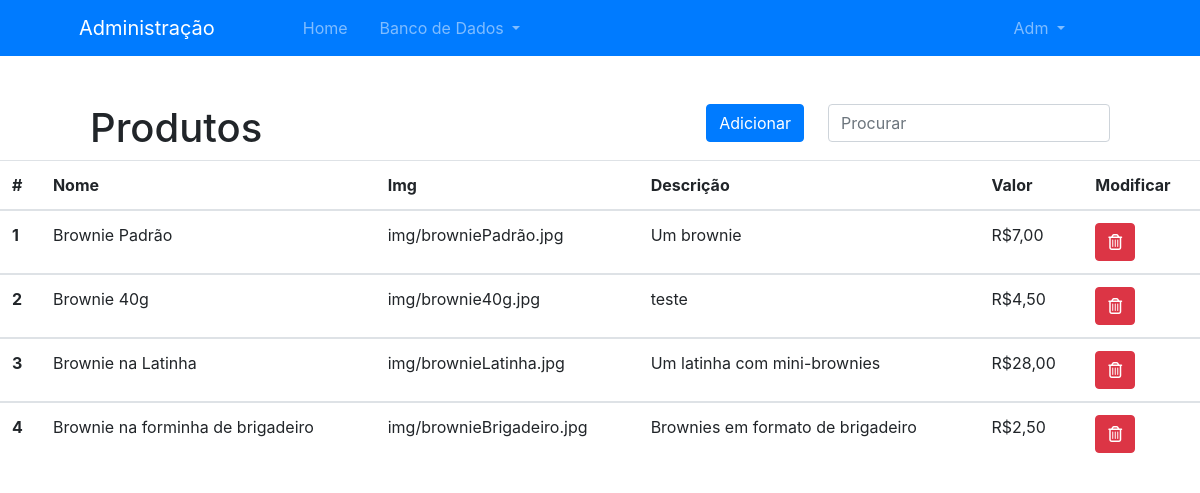
The app's page /admin/produtos (signed in) with its own data.
### models.py (models this page shows, shortened)
class User(UserMixin, db.Model):
    id = db.Column(db.Integer, primary_key=True)
    role = db.Column(db.Enum("user", "admin"), nullable=False, default='user')  # Role of the user, limits the access to certain pages
    name = db.Column(db.String(100), nullable=False)
    surname = db.Column(db.String(100), nullable=False)
    email = db.Column(db.String(100), unique=True, nullable=False)
    phone = db.Column(db.String(15), unique=True, nullable=False)
    password = db.Column(db.String(100), nullable=False)
    orders = db.relationship('Order', backref='order')

class Product(db.Model):
    id = db.Column(db.Integer, primary_key=True)
    title = db.Column(db.String(100), nullable=False)
    img = db.Column(db.String(100), nullable=False)
    desc = db.Column(db.String(500))
    price = db.Column(db.Float, nullable=False)

### views.py (the view)
@views.route('/admin/produtos')
@login_required
def admin_products():
    if current_user.role == 'admin':
        products = Product.query.all()
        return render_template('admin/products.html', products=products)
    else:
        return redirect(url_for('views.homepage'))

### __init__.py (called while the page is built)
def create_app(config_file='config.py'):
    app = Flask(__name__)
    app.config.from_pyfile(config_file)
    db.init_app(app)
    login_manager.login_view = 'auth.login'
    login_manager.init_app(app)
    from .models import User
    @login_manager.user_loader
    def load_user(user_id):
        return User.query.get(int(user_id))
    from .models import models
    app.register_blueprint(models)
    from .views import views
    app.register_blueprint(views)
    from .auth import auth
    app.register_blueprint(auth)
    return app

### templates/admin/products.html (shortened to what this page needs)
{% extends 'admin/base.html' %}
{% block page %}
    <div class="box mx-auto mt-5 mb-2 d-none d-sm-block">
        <h1 class="d-inline">Produtos</h1>
        <div class="float-right">
            <input class="form-control mr-sm-2" type="search" id="tableSearch" onkeyup="searchInTable()" placeholder="Procurar" aria-label="Search">
        </div>
        <div class="float-right">
            <a href="{{ url_for('views.product_add') }}" class="btn btn-primary mx-4" role="button" aria-pressed="true">Adicionar</a>
        </div>
    </div>
    <div class="table-responsive box mx-auto">
        <table class="table table-hover">
            <thead>
                <tr>
                    <th scope="col">#</th>
                    <th scope="col">Nome</th>
                    <th scope="col">Img</th>
                    <th scope="col">Descrição</th>
                    <th scope="col">Valor</th>
                    <th scope="col">Modificar</th>
                </tr>
            </thead>
            {% for product in products %}
            <tbody class="searchable">
                <tr style="cursor: pointer;">
                    <th scope="row">{{ product.id }}</th>
                    <td data-href="{{ url_for('views.admin_product_detail', id=product.id) }}">{{ product.title }}</td>
                    <td data-href="{{ url_for('views.admin_product_detail', id=product.id) }}">{{ product.img }}</td>
                    <td data-href="{{ url_for('views.admin_product_detail', id=product.id) }}">{{ product.desc }}</td>
                    <td data-href="{{ url_for('views.admin_product_detail', id=product.id) }}">R${{ ("%.2f"|format(product.price)|string).replace('.', ',') }}</td>
                    <td>
                        <button type="button" class="btn btn-danger" data-toggle="modal" data-target="#modalDelete{{ product.id }}">
                            <i class="far fa-trash-alt"></i>
                        </button>
                    </td>
                </tr>
            </tbody>
            {% endfor %}
        </table>
    </div>
{% endblock %}

### templates/admin/base.html (shortened to what this page needs)
<!DOCTYPE html>
<html lang="pt-br">
<head>
    <link rel="stylesheet" type="text/css" href="{{ url_for('static', filename='css/admin.css') }}">
    <link rel="stylesheet" href="https://maxcdn.bootstrapcdn.com/bootstrap/4.0.0/css/bootstrap.min.css"
>
</head>
<body>
    <nav class="navbar sticky-top navbar-expand-lg bg-primary navbar-dark d-none d-sm-block">
        <div class="collapse navbar-collapse container-fluid" id="navbarNav">
            <ul class="navbar-nav">
                <a class="navbar-brand ml-5" href="{{ url_for('views.admin') }}">
                    <span>Administração</span>
                </a>
                <li class="nav-item px-3 ml-5 my-auto">
                    <a class="nav-link nav-text" href="{{ url_for('views.admin') }}">Home</a>
                </li>
                <li class="nav-item dropdown mr-5">
                    <a class="nav-link dropdown-toggle" href="#" id="navbarDropdownMenuLink" role="button" data-toggle="dropdown" aria-haspopup="true" aria-expanded="false">
                      Banco de Dados
                    </a>
                </li>
            </ul>
            <ul class="navbar-nav mr-5">
                <li class="nav-item dropdown mr-5">
                    <a class="nav-link dropdown-toggle" href="#" id="navbarDropdownMenuLink" role="button" data-toggle="dropdown" aria-haspopup="true" aria-expanded="false">
                      {{ current_user.name|capitalize }}
                    </a>
                </li>
            </ul>
        </div>
    </nav>
    {% block page %}
    {% endblock %}
</body>
</html>

### static/css/admin.css (style rules this page uses)
.box { width: 85%; }

### records on screen
User: name "Adm"
Product: id "1", title "Brownie Padrão", img "img/browniePadrão.jpg", desc "Um brownie", price "7,00"
Product: id "2", title "Brownie 40g", img "img/brownie40g.jpg", desc "teste", price "4,50"
Product: id "3", title "Brownie na Latinha", img "img/brownieLatinha.jpg", desc "Um latinha com mini-brownies", price "28,00"
Product: id "4", title "Brownie na forminha de brigadeiro", img "img/brownieBrigadeiro.jpg", desc "Brownies em formato de brigadeiro", price "2,50"
